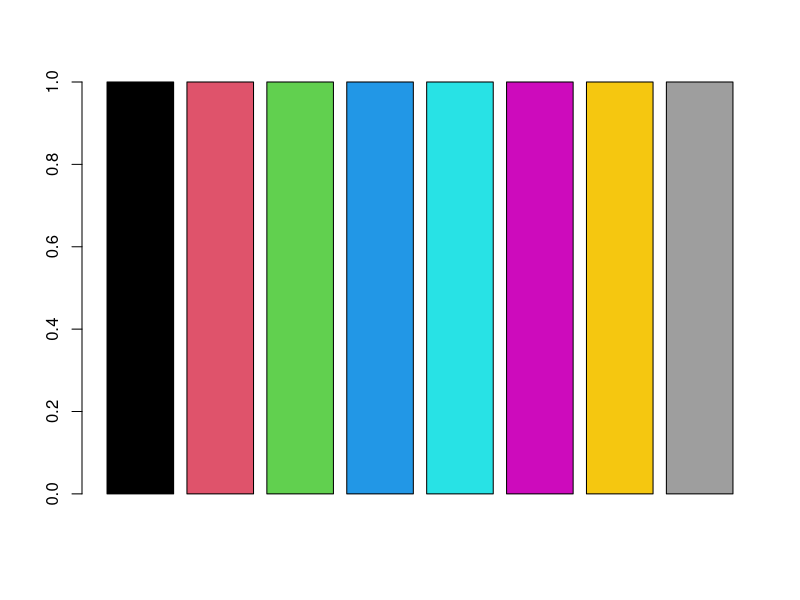
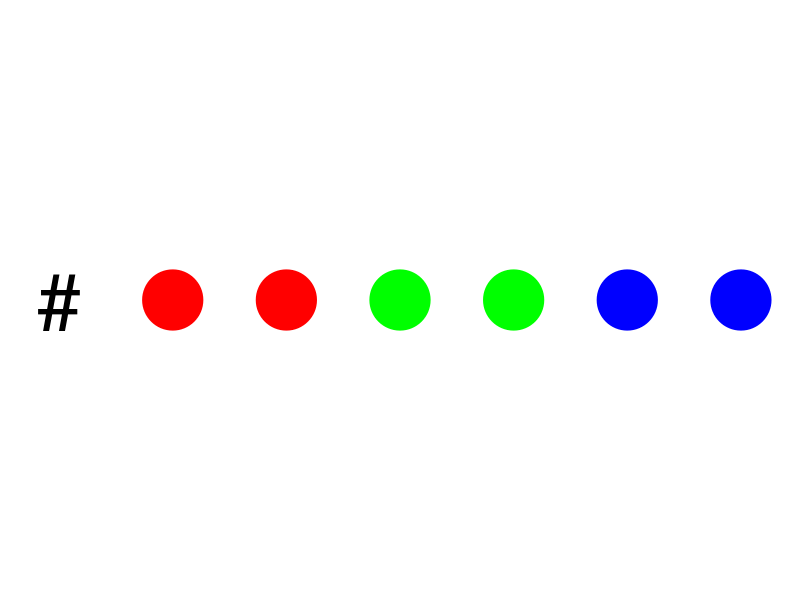
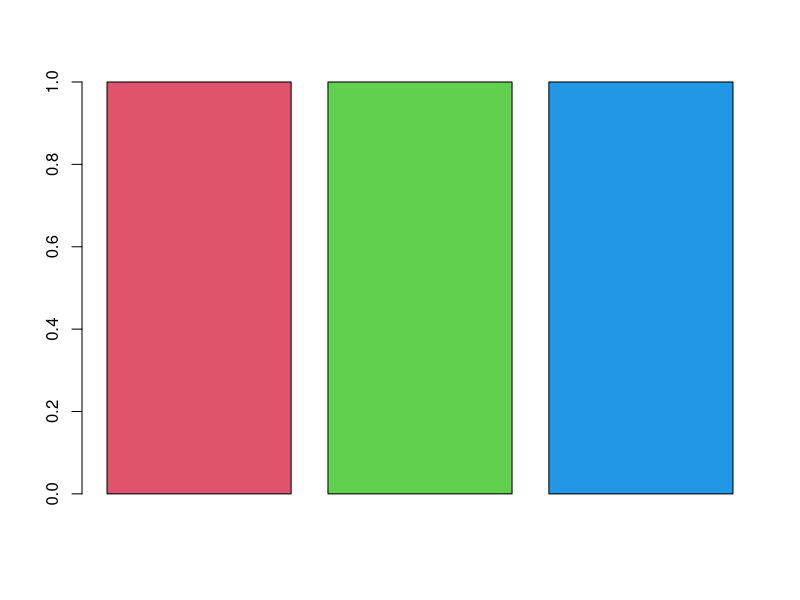
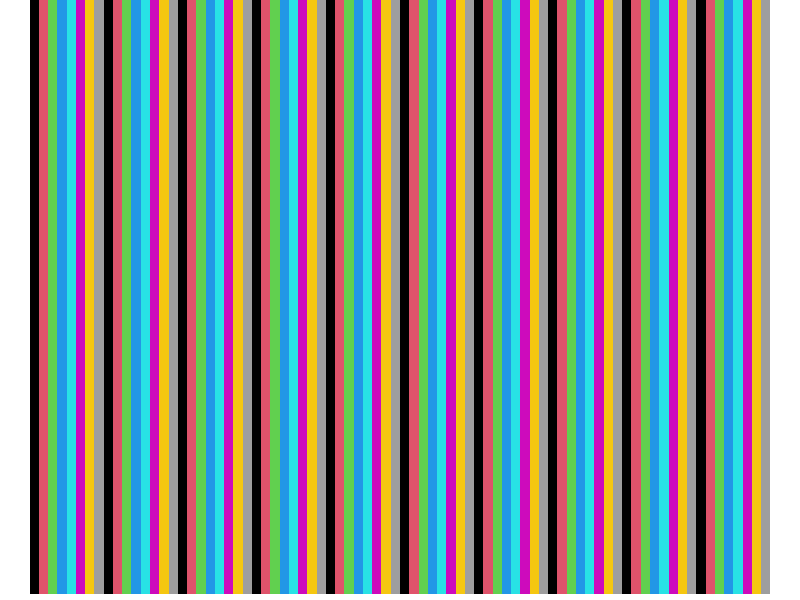
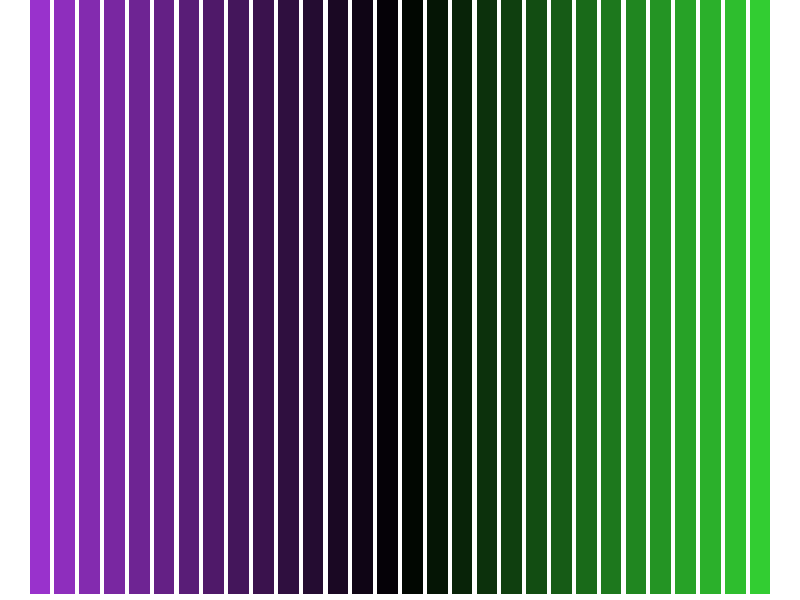

The R source for these figures, in order:
## ---- chunk 1
knitr::opts_chunk$set(
  collapse = TRUE,
  comment = "#>",
  echo = TRUE
)
library(ggplot2)
## ---- chunk 2
library(RColorBrewer)
## ---- chunk 3
fruits <- readxl::read_excel("fruits.xlsx")
## ---- chunk 4
library(kableExtra)

coltab <- read.table(text = 
"Entier 1 2 3 4 
Nom black indianred2 palegreen3 dodgerblue2
HEX #000000 #DF536B #61D04F #2297E6 
Entier 5 6 7 8
Nom turquoise magenta3 darkgoldenrod1 gray62
HEX #28E2E5 #CD0BBC #F5C710 #9E9E9E", comment.char = "")

coltab$V2 <- cell_spec(coltab$V2, color = rep(c("black", "turquoise"), each = 3))
coltab$V3 <- cell_spec(coltab$V3, color = rep(c("indianred", "magenta"), each = 3))
coltab$V4 <- cell_spec(coltab$V4, color = rep(c("palegreen", "darkgoldenrod"), each = 3))
coltab$V5 <- cell_spec(coltab$V5, color = rep(c("dodgerblue", "gray"), each = 3))

coltab %>%
   kable(escape = FALSE, col.names = c("", "", "", "", ""), table.attr = "style='width:100%;'", align = c("l", "c", "c", "c", "c")) %>%
   kable_styling(full_width = TRUE) %>%
   column_spec(1, bold = FALSE, border_right = TRUE, color = "white", background = "black")
## ---- chunk 5
barplot(rep(1,8), col = 1:8)
## ---- chunk 6
sample(colors(), 7)
## ---- chunk 7
hexdat <- data.frame(
  x = 1:6,
  col = rep(c("#FF0000", "#00FF00", "#0000FF"), each = 2)
)

zesize <- 20

ggplot(hexdat, aes(x = x)) + 
  geom_point(aes(color = I(col)), y = 1, size = zesize) + 
  annotate("text", x = 0, y = 1, label = "#", size = zesize) + 
  theme_minimal() + 
  xlim(c(-0.2, 6.2)) + 
  theme_void()
## ---- chunk 8
barplot(rep(1, 3), col = 2:4)
## ---- chunk 9
par(mar = c(0, 0, 0, 0))
barplot(rep(1,80), col = 1:8, border = NA, space = 0, axes = FALSE)
## ---- chunk 10
brewer.pal(n = 3, name = "Set3")
## ---- chunk 11
colfun <- colorRampPalette(c("darkorchid", "black", "limegreen"))
barplot(rep(1, 30), col = colfun(30), axes = F, border = NA)
